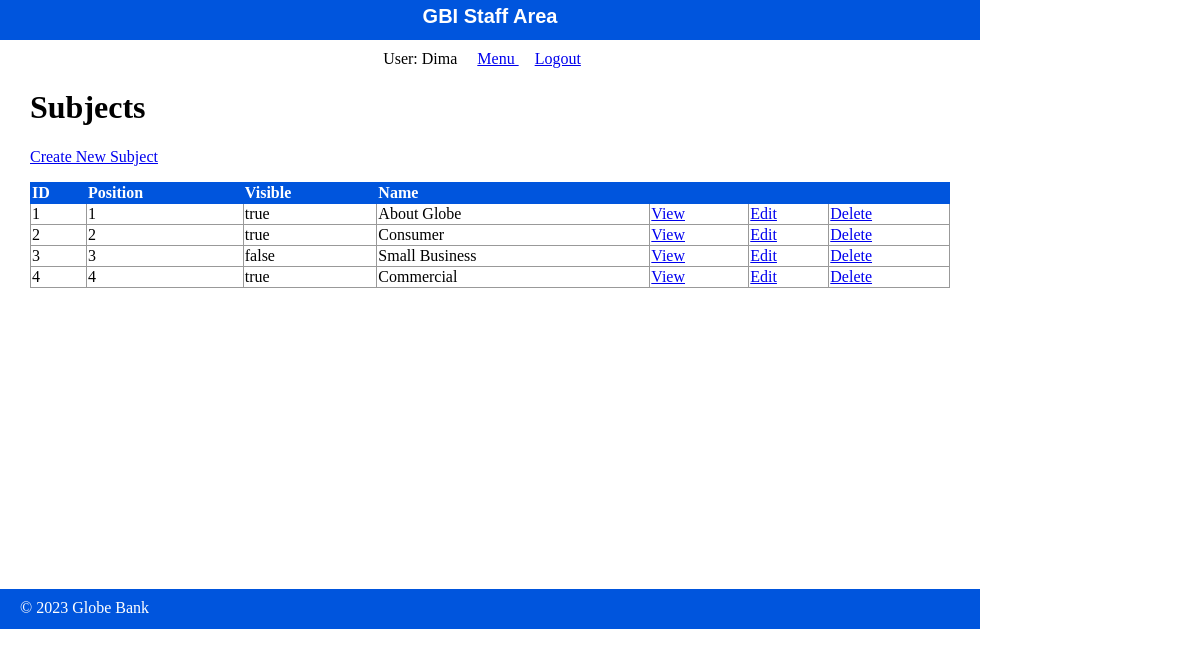
The page /staff/subjects/index.php (signed in) on the database its author committed.
### tables this page shows
CREATE TABLE `subjects` (
  `id` int(11) NOT NULL,
  `menu_name` varchar(255) DEFAULT NULL,
  `position` int(3) DEFAULT NULL,
  `visible` tinyint(1) DEFAULT NULL
);

### private/functions.php (called while the page is built, shortened)
<?php
function url_for($script_path){
    return WWW_ROOT . $script_path;
}
function u($string){
    return urlencode($string);
}
function h($string){
    return htmlspecialchars($string);
}
?>

### private/query_functions.php (called while the page is built, shortened)
<?php
function find_all_subjects(array $options=[]){
    global $db;
    $visible = $options["visible"] ?? false;
    $sql = "SELECT * FROM subjects ";
    $sql.= "ORDER BY position ASC";
    $result = mysqli_execute_query($db, $sql);
    return $result;
}
?>

### public/staff/subjects/index.php (the view, shortened to what this page needs)
<?php require_once('../../../private/initialize.php');
include(SHARED_PATH . '/staff_header.php'); ?>
<div id="content">
  <div class="subjects listing">
    <h1>Subjects</h1>
    <div class="actions">
      <a class="action" href="<?php echo url_for("/staff/subjects/new.php") ?>">Create New Subject</a>
    </div>
  	<table class="list">
  	  <tr>
        <th>ID</th>
        <th>Position</th>
        <th>Visible</th>
  	    <th>Name</th>
  	    <th>&nbsp;</th>
  	    <th>&nbsp;</th>
        <th>&nbsp;</th>
  	  </tr>
      <?php
      $subject_set = find_all_subjects();
        foreach($subject_set as $subject) {
        ?>
        <tr>
          <td><?php echo $subject['id']; ?></td>
          <td><?php echo $subject['position']; ?></td>
          <td><?php echo $subject['visible'] == 1 ? 'true' : 'false'; ?></td>
    	    <td><?php echo $subject['menu_name']; ?></td>
          <td><a href="<?php echo url_for("/staff/subjects/show.php?id=") . h(u($subject['id'])) ; ?>">View</a></td>
          <td><a href="<?php echo url_for("/staff/subjects/edit.php?id=") . h(u($subject['id'])) ; ?>">Edit</a></td>
          <td><a href="<?php echo url_for("/staff/subjects/delete.php?id=") . h(u($subject['id'])) ; ?>">Delete</a></td>
    	  </tr>
      <?php
      }
      ?>
  	</table>
  </div>
</div>
<?php include(SHARED_PATH . '/staff_footer.php'); ?>

### public/stylesheets/staff.css (style rules this page uses)
html { height: 100%; width: 100%; }
body { height: 980px; width: 100%; margin: 0; padding: 0; }
#content { width: 920px; min-height: 500px; padding: 0 30px; }
.actions { margin-bottom: 1em; }
table { border-collapse: collapse; vertical-align: top; }
table.list { width: 100%; }
table.list tr td { border: 1px solid #999999; }
table.list tr th { border: 1px solid #0055DD; background: #0055DD; color: white; text-align: left; }

### rows shown on the page
subjects: id "1", position "1", visible "true", menu_name "About Globe"
subjects: id "2", position "2", visible "true", menu_name "Consumer"
subjects: id "3", position "3", visible "false", menu_name "Small Business"
subjects: id "4", position "4", visible "true", menu_name "Commercial"

### other values the page prints
$_SESSION["username"] "Dima"
